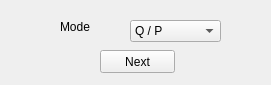
<?xml version="1.0" encoding="UTF-8"?>
<ui version="4.0">
 <class>insertVMMode</class>
 <widget class="QWidget" name="insertVMMode">
  <property name="geometry">
   <rect>
    <x>0</x>
    <y>0</y>
    <width>271</width>
    <height>85</height>
   </rect>
  </property>
  <property name="windowTitle">
   <string>VM Abstraction</string>
  </property>
  <widget class="QComboBox" name="modeCbox">
   <property name="geometry">
    <rect>
     <x>130</x>
     <y>20</y>
     <width>91</width>
     <height>22</height>
    </rect>
   </property>
   <item>
    <property name="text">
     <string>Q / P</string>
    </property>
   </item>
  </widget>
  <widget class="QLabel" name="label">
   <property name="geometry">
    <rect>
     <x>60</x>
     <y>20</y>
     <width>47</width>
     <height>13</height>
    </rect>
   </property>
   <property name="text">
    <string>Mode</string>
   </property>
  </widget>
  <widget class="QPushButton" name="next_run_Button">
   <property name="geometry">
    <rect>
     <x>100</x>
     <y>50</y>
     <width>75</width>
     <height>23</height>
    </rect>
   </property>
   <property name="text">
    <string>Next</string>
   </property>
  </widget>
 </widget>
 <resources/>
 <connections/>
</ui>
